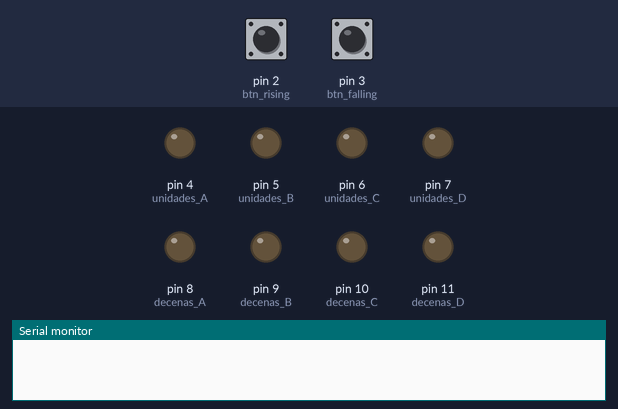
Simulated run of this sketch. Board: Arduino Uno, built with avr-gcc and run on an emulated ATmega328P. Shown: output pins drawn as LEDs (lit = HIGH), the last lines printed to the serial monitor. The test bench sets the inputs (shaded band); at power-on: pin 2 (btn_rising) LOW, pin 3 (btn_falling) HIGH.

Above: at 1.2 s.
1.3 s: pin 2 (btn_rising) pulled HIGH for 0.15 s
At 2.4 s:
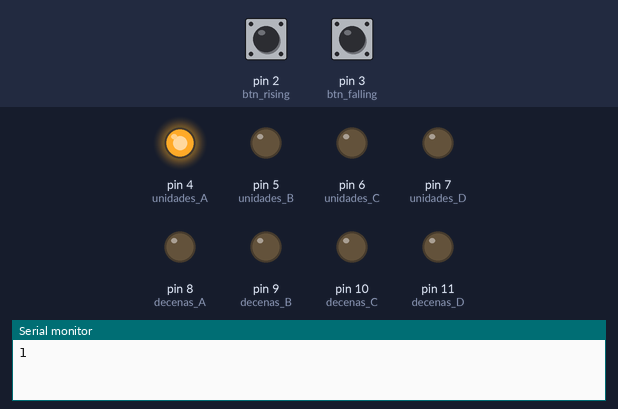
2.9 s: pin 2 (btn_rising) pulled HIGH for 1 s
At 3.6 s:
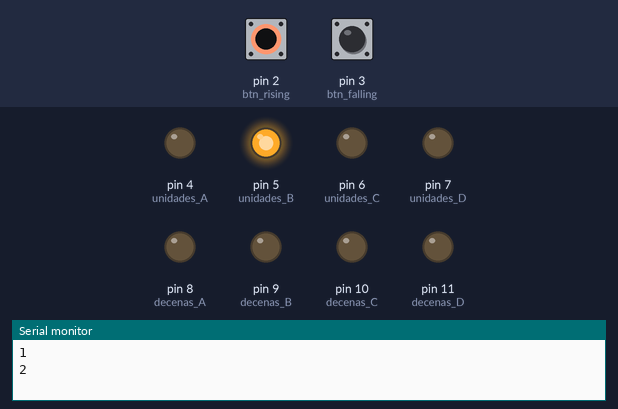
5.4 s: pin 2 (btn_rising) pulled HIGH for 0.15 s
At 6.6 s:
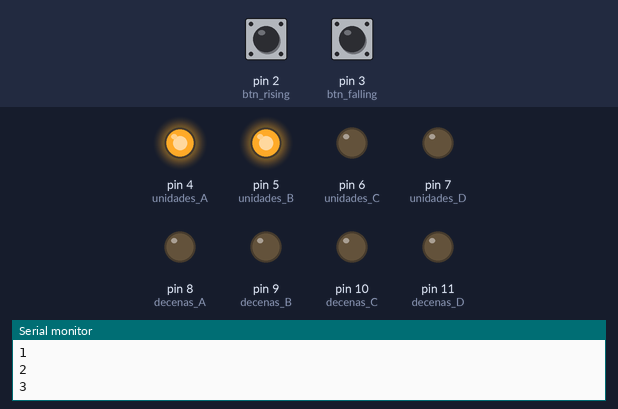
7.0 s: pin 2 (btn_rising) pulled HIGH for 3.2 s
At 7.9 s:
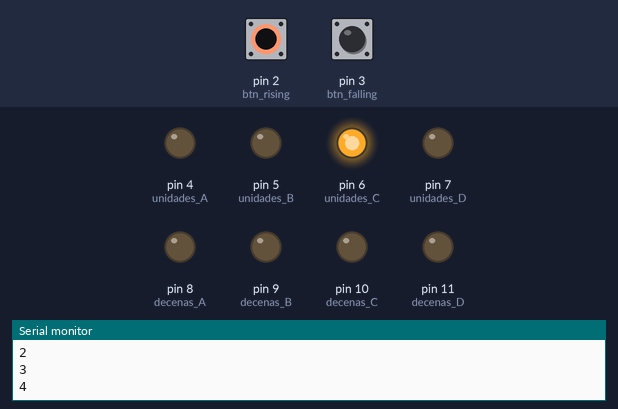
11.7 s: pin 2 (btn_rising) pulled HIGH for 0.15 s
At 12.7 s:
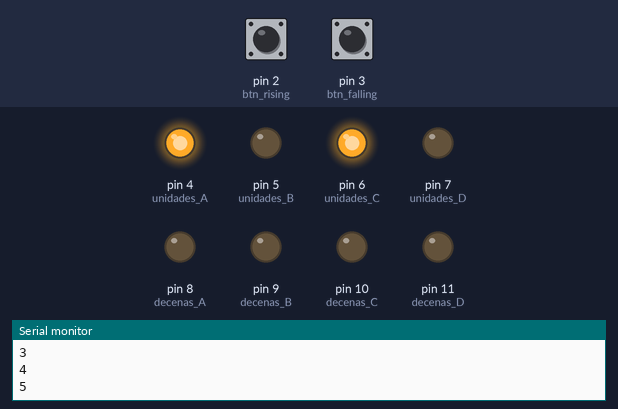
13.3 s: pin 2 (btn_rising) pulled HIGH for 1 s
At 13.9 s:
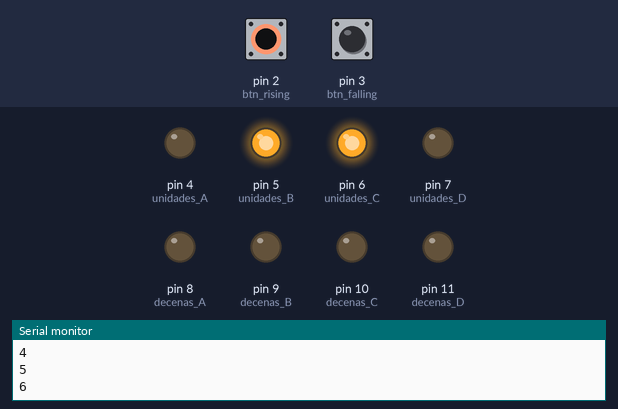
Timing chart, 0 to 16.3 s (numbered marks = the images above; inputs shaded):
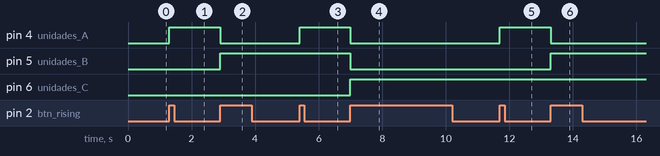

Measured:
- after the input at 1.3 s, pin 4 (unidades_A): LOW → HIGH at once
- after the input at 2.9 s, pin 4 (unidades_A): HIGH → LOW at once; pin 5 (unidades_B): LOW → HIGH at once
- after the input at 5.4 s, pin 4 (unidades_A): LOW → HIGH at once
- after the input at 7.0 s, pin 4 (unidades_A), pin 5 (unidades_B): HIGH → LOW at once; pin 6 (unidades_C): LOW → HIGH at once
- after the input at 11.7 s, pin 4 (unidades_A): LOW → HIGH at once
- after the input at 13.3 s, pin 4 (unidades_A): HIGH → LOW at once; pin 5 (unidades_B): LOW → HIGH at once

The sketch:

Contador_0_55.ino
```cpp
/*
  Fundación Kinal
  Centro Educativo Técnico Labral Kinal
  Electrónica
  Grado: Quinto
  Sección: A
  Curso: Taller de Electrónica Digital y Reparación de Computadoras I
  Nombre: Álvaro Anzueto Rodas
  Carné: 2019373
*/

//Directivas de preprocesador
#define btn_rising 2
#define btn_falling 3
#define unidades_A 4
#define unidades_B 5
#define unidades_C 6
#define unidades_D 7
#define decenas_A 8
#define decenas_B 9
#define decenas_C 10
#define decenas_D 11

//Llamando funciones ISR
void funcion_ISR_rising(void);
void funcion_ISR_falling(void);

//Variables
volatile static bool b_estado = false;
volatile static int unidades = 0;
volatile static int decenas = 0;

void setup() {
  Serial.begin(19200);
  pinMode(btn_rising, INPUT);//Primer pulsador
  pinMode(btn_falling, INPUT);//Segundo pulsador
  attachInterrupt(digitalPinToInterrupt(btn_rising), funcion_ISR_rising, RISING);//se activa cuando haya una subida del estado del pulsador
  attachInterrupt(digitalPinToInterrupt(btn_falling), funcion_ISR_falling, FALLING);//se activa cuando haya una baja del estado del pulsador
  pinMode(unidades_A, OUTPUT);//Primer display
  pinMode(unidades_B, OUTPUT);
  pinMode(unidades_C, OUTPUT);
  pinMode(unidades_D, OUTPUT);//mas siginificativo
  pinMode(decenas_A, OUTPUT);//Segundo display
  pinMode(decenas_B, OUTPUT);
  pinMode(decenas_C, OUTPUT);
  pinMode(decenas_D, OUTPUT);//mas significativo
}

void loop() {

  //----- Estado del botón
  if (b_estado) {
    b_estado = false;//Bandera, indica que aumenta o disminuye la cuenta
    Serial.println(unidades);//Imprime el caracter
  }

  //----- Limites de la cuenta decimal, que es del 0 al 9 -------
  if (unidades < 0) {//Si la cuenta llega a un numero menos de 0
    unidades = 9;//Regresa a nueve
    decenas--;//aumenta un valor las decenas
  }
  if (unidades > 9) {//Si la cuenta llega a un numero mayor a nueve
    unidades = 0;//Regresa a cero
    decenas++;//disminuye un valor las decenas
  }
  if (decenas < 0) { //si la cuenta llega a un numero menos de 0
    decenas = 5;//regresa a 5
    unidades = 0;//regresa a 0, es decir 50
  }
  if (decenas == 5 && unidades > 0) { //si la cuenta llega a un numero mayor a cincuenta
    decenas = 0;//regresa a cero
    unidades = 0;// regresa a cero, es decir a 0
  }

  //----- Funciones ------
  c_unidades(unidades);
  c_decenas(decenas);
}

//Funciones ISR
void funcion_ISR_rising(void) {//si se presiona el primer pulsador
  b_estado = true;
  //aumenta el valor de la variable
  unidades++;
}

void funcion_ISR_falling(void) {//si se presiona el segundo pulsador
  b_estado = true;
  //decrementa el valor de la variable
  unidades--;
}

//Funciones aparte
void display1(int num1, int num2, int num3, int num4) { //Así se resume el encendido o apagado del integrado del primer display, es de unidades
  digitalWrite(unidades_A, num1);//Primer display
  digitalWrite(unidades_B, num2);
  digitalWrite(unidades_C, num3);
  digitalWrite(unidades_D, num4);//Numero más significativo
}
void display2( int numA, int numB, int numC, int numD) { //Así se resume el encendido o apagado del integrado del segundo display, es de decenas
  digitalWrite(decenas_A, numA);//Segundo display
  digitalWrite(decenas_B, numB);
  digitalWrite(decenas_C, numC);
  digitalWrite(decenas_D, numD);//Numero más signicativo
}


void c_unidades(int num1) {//Dependiendo de la cuenta y el numero
  switch (num1) { //cada caso o numero muestra un numero diferente en el display
    case (0): //sin unidad
      display1(0, 0, 0, 0);
      break;
    case (1)://con una unidad
      display1(1, 0, 0, 0);
      break;
    case (2):
      display1(0, 1, 0, 0);
      break;
    case (3):
      display1(1, 1, 0, 0);
      break;
    case (4):
      display1(0, 0, 1, 0);
      break;
    case (5):
      display1(1, 0, 1, 0);
      break;
    case (6):
      display1(0, 1, 1, 0);
      break;
    case (7):
      display1(1, 1, 1, 0);
      break;
    case (8):
      display1(0, 0, 0, 1);
      break;
    case (9)://con nueve unidades
      display1(1, 0, 0, 1);
      break;
  }
}

void c_decenas(int num1) {//Dependiendo de la cuenta de decimales y el numero
  switch (num1) { //cada caso o numero muestra un numero diferente en el display 2
    case (0): // sin decena
      display2(0, 0, 0, 0);
      break;
    case (1):// con un decimal
      display2(1, 0, 0, 0);
      break;
    case (2): //con dos decimales
      display2(0, 1, 0, 0);
      break;
    case (3): //con tres decimales
      display2(1, 1, 0, 0);
      break;
    case (4): //con cuatro decimales
      display2(0, 0, 1, 0);
      break;
    case (5): //con cinco decimales
      display2(1, 0, 1, 0);
      break;
  }
}
```
